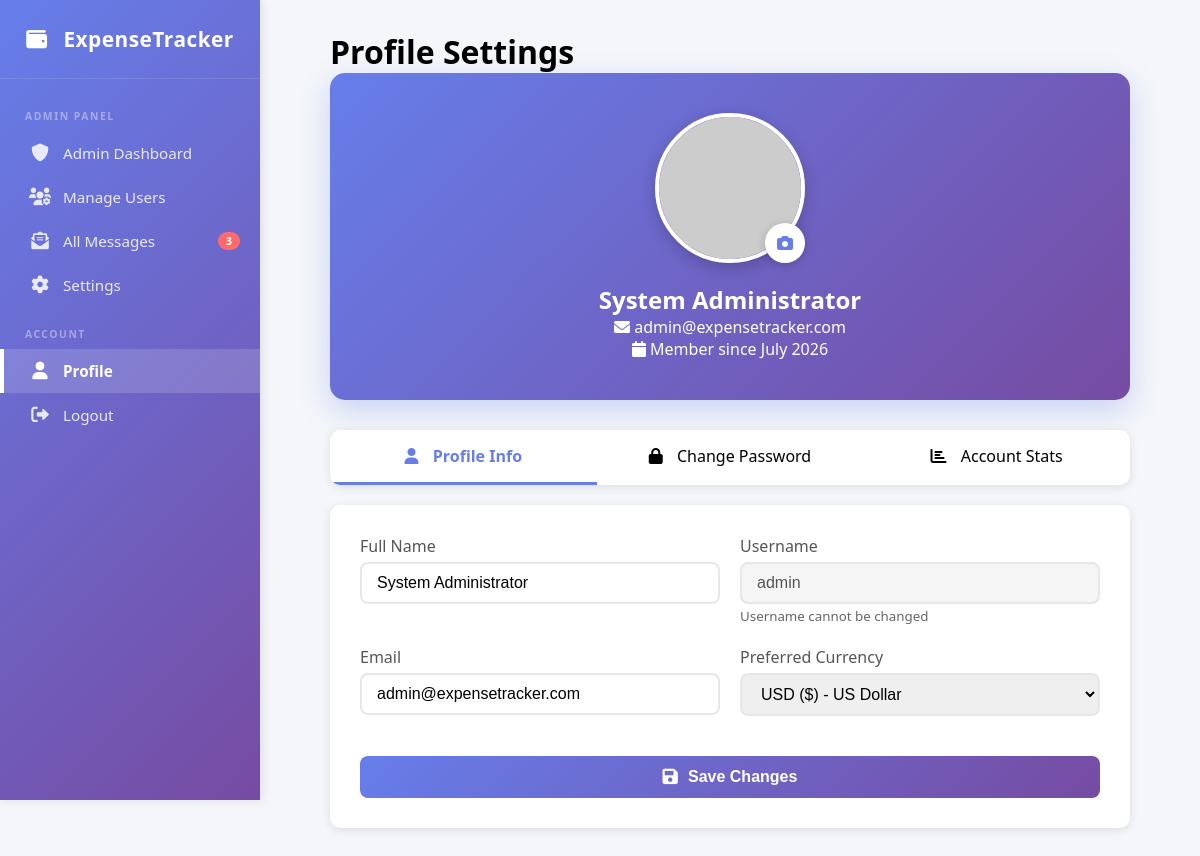
The app's page /profile.php (signed in) with its own data.
### tables this page shows
CREATE TABLE users (
    id INT PRIMARY KEY AUTO_INCREMENT,
    username VARCHAR(50) UNIQUE NOT NULL,
    email VARCHAR(100) UNIQUE NOT NULL,
    password VARCHAR(255) NOT NULL,
    full_name VARCHAR(100),
    currency VARCHAR(10) DEFAULT '$',
    role VARCHAR(20) DEFAULT 'user',
    status TINYINT DEFAULT 1,
    avatar VARCHAR(255) DEFAULT NULL,
    last_login DATETIME DEFAULT NULL,
    created_at TIMESTAMP DEFAULT CURRENT_TIMESTAMP
);

### profile.php (the view, shortened to what this page needs)
<?php
require_once 'config.php';
$user_id = $_SESSION['user_id'];
$query = "SELECT * FROM users WHERE id = $user_id";
$result = mysqli_query($conn, $query);
$user = mysqli_fetch_assoc($result);
include 'header.php';
include 'sidebar.php';
?>
<div class="profile-wrapper">
    <h1>Profile Settings</h1>
    <div class="profile-header-card">
        <div class="profile-avatar">
            <img src="<?php
                if (!empty($user['avatar']) && file_exists($user['avatar'])) {
                    echo $user['avatar'];
                } else {
                    echo 'https://www.gravatar.com/avatar/' . md5(strtolower(trim($user['email']))) . '?d=mp&s=150';
                }
            ?>"
                 alt="Profile Avatar"
                 id="avatar-preview">
            <label for="avatar-upload" class="avatar-upload">
                <i class="fas fa-camera"></i>
            </label>
        </div>
        <h2><?php echo htmlspecialchars($user['full_name']); ?></h2>
        <p><i class="fas fa-envelope"></i> <?php echo htmlspecialchars($user['email']); ?></p>
        <p><i class="fas fa-calendar"></i> Member since <?php echo date('F Y', strtotime($user['created_at'])); ?></p>
    </div>
    <div class="profile-tabs">
        <div class="profile-tab active" onclick="showTab('profile')">
            <i class="fas fa-user"></i> Profile Info
        </div>
        <div class="profile-tab" onclick="showTab('password')">
            <i class="fas fa-lock"></i> Change Password
        </div>
        <div class="profile-tab" onclick="showTab('stats')">
            <i class="fas fa-chart-bar"></i> Account Stats
        </div>
    </div>
    <div class="tab-content">
        <div class="tab-pane active" id="profile-tab">
            <form method="POST" enctype="multipart/form-data" id="profile-form">
                <div class="form-row">
                    <div class="form-group">
                        <label for="full_name">Full Name</label>
                        <input type="text" id="full_name" name="full_name" value="<?php echo htmlspecialchars($user['full_name']); ?>" required>
                    </div>
                    <div class="form-group">
                        <label for="username">Username</label>
                        <input type="text" id="username" value="<?php echo htmlspecialchars($user['username']); ?>" disabled readonly>
                        <small style="color: #666;">Username cannot be changed</small>
                    </div>
                </div>
                <div class="form-row">
                    <div class="form-group">
                        <label for="email">Email</label>
                        <input type="email" id="email" name="email" value="<?php echo htmlspecialchars($user['email']); ?>" required>
                    </div>
                    <div class="form-group">
                        <label for="currency">Preferred Currency</label>
                        <select id="currency" name="currency">
                            <option value="$" <?php echo $user['currency'] == '$' ? 'selected' : ''; ?>>USD ($) - US Dollar</option>
                        </select>
                    </div>
                </div>
                <button type="submit" class="btn-save">
                    <i  class="fas fa-save"></i> Save Changes
                </button>
            </form>
        </div>
    </div>
</div>
<?php
include 'footer.php';
?>

### style.css (style rules this page uses)
* { margin: 0; padding: 0; box-sizing: border-box; }
body { font-family: 'Segoe UI', Tahoma, Geneva, Verdana, sans-serif; background: #f4f6f9; display: flex; min-height: 100vh; }
.form-group { margin-bottom: 20px; }
.form-group label { display: block; margin-bottom: 5px; color: #555; }
.form-group input, .form-group select, .form-group textarea { width: 100%; padding: 10px; border: 1px solid #ddd; border-radius: 5px; font-size: 16px; }

### profile.php (style rules this page uses)
.profile-wrapper { max-width: 800px; margin: 0 auto; }
.profile-header-card { background: linear-gradient(135deg, #667eea 0%, #764ba2 100%); color: white; padding: 40px; border-radius: 15px; margin-bottom: 30px; text-align: center; box-shadow: 0 10px 30px rgba(102, 126, 234, 0.3); }
.profile-avatar { position: relative; width: 150px; height: 150px; margin: 0 auto 20px; }
.profile-avatar img { width: 100%; height: 100%; border-radius: 50%; border: 4px solid white; object-fit: cover; box-shadow: 0 5px 15px rgba(0,0,0,0.2); }
.avatar-upload { position: absolute; bottom: 0; right: 0; background: white; color: #667eea; width: 40px; height: 40px; border-radius: 50%; display: flex; align-items: center; justify-content: center; cursor: pointer; box-shadow: 0 2px 10px rgba(0,0,0,0.2); transition: all 0.3s; }
.profile-tabs { display: flex; background: white; border-radius: 10px; overflow: hidden; margin-bottom: 20px; box-shadow: 0 2px 10px rgba(0,0,0,0.1); }
.profile-tab { flex: 1; padding: 15px; text-align: center; cursor: pointer; border-bottom: 3px solid transparent; transition: all 0.3s; }
.profile-tab.active { border-bottom-color: #667eea; color: #667eea; font-weight: bold; }
.profile-tab i { margin-right: 10px; }
.tab-content { background: white; border-radius: 10px; padding: 30px; box-shadow: 0 2px 10px rgba(0,0,0,0.1); }
.tab-pane { display: none; }
.tab-pane.active { display: block; }
.form-row { display: grid; grid-template-columns: 1fr 1fr; gap: 20px; }
.form-group { margin-bottom: 20px; }
.form-group label { display: block; margin-bottom: 5px; color: #555; font-weight: 500; }
.form-group input, .form-group select { width: 100%; padding: 10px 15px; border: 2px solid #e5e7eb; border-radius: 8px; font-size: 1rem; transition: all 0.3s; }
.form-group input[readonly] { background: #f5f5f5; cursor: not-allowed; }
.btn-save { background: linear-gradient(135deg, #667eea 0%, #764ba2 100%); color: white; padding: 12px 30px; border: none; border-radius: 8px; cursor: pointer; font-size: 1rem; font-weight: 600; transition: all 0.3s; display: flex; align-items: center; justify-content: center; gap: 10px; width: 100%; text-align: center; margin-top: 20px; }
.btn-save i { font-size: 1.1rem; }

### records on screen
users: full_name "System Administrator", email "admin@expensetracker.com", created_at "July 2026", username "admin", currency "USD ($) - US Dollar"

### other values on screen
$unread_row['count'] "3"
